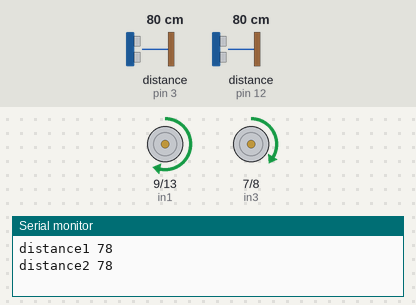
Bench run of a sketch on a simulated Arduino Uno, built with avr-gcc and run on an emulated ATmega328P. On the bench: motor-driver pin pairs drawn as motors (green arrow = first pin HIGH = forward, orange = second pin HIGH = backward, longer = more drive, scaled by the enable pin), the last lines printed to the serial monitor. Wiring (inferred from the names in the program): 2 × ultrasonic range finder: trigger pin 10, echo pin 3 / trigger pin 11, echo pin 12. The test bench sets the inputs (shaded band); at power-on: distance to the obstacle (sensors on pin 3, pin 12) 80 cm. The echo pulse lasts 58.3 µs per cm.

Above: at 1.2 s.
1.3 s: distance to the obstacle (sensor on pin 3) set to 22 cm
4.3 s: distance to the obstacle (sensor on pin 3) set to 18 cm
At 6.3 s:
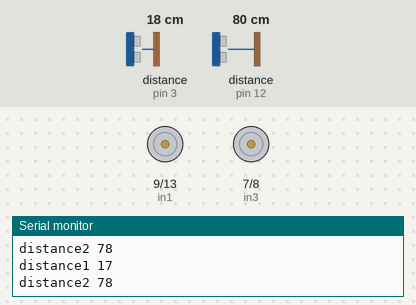
7.0 s: distance to the obstacle (sensor on pin 3) set to 35 cm
At 9.2 s:
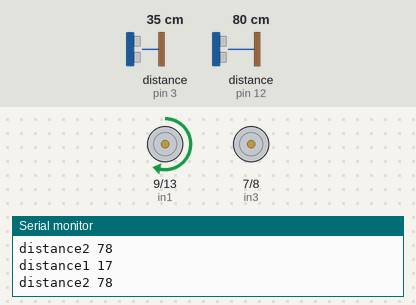
10.0 s: distance to the obstacle (sensor on pin 12) set to 30 cm
13.0 s: distance to the obstacle (sensor on pin 12) set to 24 cm
At 13.8 s:
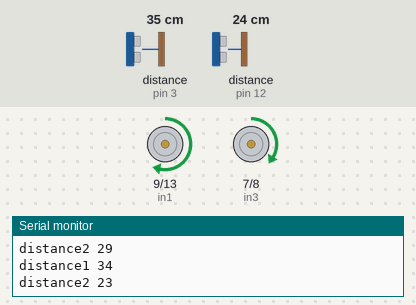
14.5 s: distance to the obstacle (sensor on pin 12) set to 60 cm
At 15.8 s:
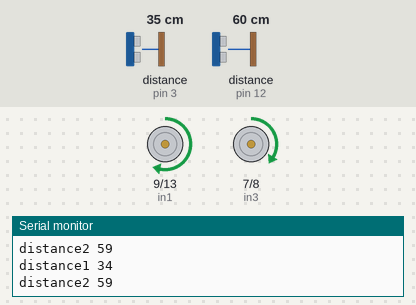
Timing chart, 0 to 18.5 s (numbered marks = the images above; inputs shaded):
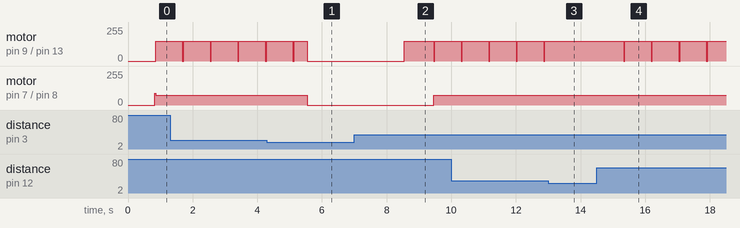

Measured:
- the behaviour switches between 21 and 20 cm on distance to the obstacle (sensor on pin 3) (found by bisection; images 0 and 1)
- the behaviour switches between 27 and 26 cm on distance to the obstacle (sensor on pin 12) (found by bisection; images 2 and 3)
- after the input at 4.3 s, motor on pin 7 (in3) / pin 8 (in4): forward 75/255 → stopped after 1.2 s
- after the input at 13.0 s, motor on pin 9 (in1) / pin 13 (in2): stays forward 150/255 (without the input it goes to stopped after 0.71 s)
- after the input at 14.5 s, motor on pin 9 (in1) / pin 13 (in2): alternates forward 150/255 for 0.81 s and stopped for 0.04 s, starting after 0.83 s
- by itself, motor on pin 9 (in1) / pin 13 (in2): alternates forward 150/255 for 0.81 s and stopped for 0.04 s

The sketch:

ultrasonic_testing.ino
```cpp
#define trigPin1     10                 // define pin connections for sensor and motor
#define echoPin1     3

#define trigPin2    11
#define echoPin2    12

#define in1      9
#define in2      13
#define in3      7
#define in4      8
#define en1      6
#define en2      5

long duration;


void setup() {
  // put your setup code here, to run once:
  pinMode(trigPin1, OUTPUT);
  pinMode(trigPin2, OUTPUT);
  pinMode(echoPin1, INPUT);
  pinMode(echoPin2, INPUT);

  pinMode(in1, OUTPUT);
  pinMode(in2, OUTPUT);
  pinMode(in3, OUTPUT);
  pinMode(in4, OUTPUT);

  Serial.begin(9600);

  pinMode(en1, OUTPUT);
  pinMode(en2, OUTPUT);

  digitalWrite(in1, LOW);
  digitalWrite(in2, LOW);
  digitalWrite(in3, LOW);
  digitalWrite(in4, LOW);

  analogWrite(en1, 90);
  analogWrite(en2, 90);
}

int distance1, distance2;

void loop() {
  // put your main code here, to run repeatedly:
  distance1 = distance(trigPin1, echoPin1);
  distance2 = distance(trigPin2, echoPin2);
  Serial.print("distance1 ");
  Serial.println(distance1);
  Serial.print("distance2 ");
  Serial.println(distance2);
  //delay(50);
  // if (distance1>= 10 && distance2>=10 && distance2 <= 25){
  //   goForward();
  // }
  if (distance1 < 20){
    stop();
    delay(3000);
    turnRight();
    delay(500);
    //goForward();

  }

  if (distance2 < 10){
    turnRight();
    delay(40);
    //goForward();

  }
  distance1 = distance(trigPin1, echoPin1);
  distance2 = distance(trigPin2, echoPin2);

  if (distance2 > 25){
    turnLeft();
    delay(40);
    //goForward();
  }
  goForward();
}

void moveBack(){
  digitalWrite(in1, LOW);
  digitalWrite(in2, HIGH);
  digitalWrite(in3, LOW);
  digitalWrite(in4, HIGH);
}

void stop(){
  digitalWrite(in1, LOW);
  digitalWrite(in2, LOW);
  digitalWrite(in3, LOW);
  digitalWrite(in4, LOW);
}

void turnRight(){
  digitalWrite(in1, HIGH);
  digitalWrite(in2, LOW);
  digitalWrite(in3, LOW);
  digitalWrite(in4, LOW);
}

void turnLeft(){
  digitalWrite(in1, LOW);
  digitalWrite(in2, LOW);
  digitalWrite(in3, HIGH);
  digitalWrite(in4, LOW);
}

void goForward(){
  digitalWrite(in1, HIGH);
  digitalWrite(in2, LOW);
  digitalWrite(in3, HIGH);
  digitalWrite(in4, LOW);

  analogWrite(en1, 150);
  analogWrite(en2, 75);
}

int distance(int trigPin, int echoPin){
  digitalWrite(trigPin, LOW);
  delayMicroseconds(2);
  digitalWrite(trigPin, HIGH);
  delayMicroseconds(10);
  digitalWrite(trigPin, LOW);
  int dur = pulseIn(echoPin,HIGH);
  int distance =  dur * 0.034/2 ;
  delay(200);
  return distance;
}
```
